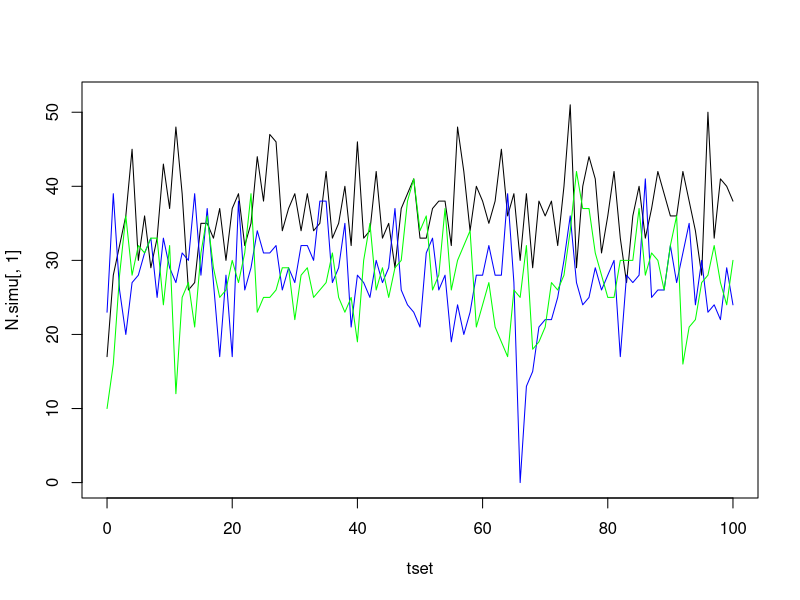

This figure's R source:
## ---- chunk 1
N <- 10#number of patches
pc <- 0.4#probability of connection between patches

#make the adjency matrix
adj_mat <- matrix(data = NaN, byrow=TRUE,
                  nrow = N, ncol = N)

#make upper triangular matrix
for(j in 1:N){
for(i in 1:N){
  if(i<j){
  adj_mat[i, j] <- rbinom(1, 1, pc)#one trial, probability of success is pc
  }
  else{
    adj_mat[i, j] <- 0
    }
}#makes matrix where each row has exactly one 1 and the rest of the entries are 0
}  

#make this a symmetric matrix
adj_mat[lower.tri(adj_mat)] <-  t(adj_mat)[lower.tri(adj_mat)]

adj_mat
## ---- chunk 2
symm_test <- NaN*adj_mat

for(j in 1:N){
for(i in 1:N){
  
  if(adj_mat[i, j]==adj_mat[j, i]){
     symm_test[i, j] <- "T"
  }
  else{
   symm_test[i, j] <- "F"
    }
}
}  

symm_test

## ---- chunk 3

#define parameters
#N <- 10#number of patches
alpha <- 0.6#per capita probability of birth
beta <- 0.1#per capita propability of death
k <- 40#carrying capacity in each patch
delta <- 1#time step
e <- 0.005 #probability of patch extinction
d <- 0.5 #probability of dispersal

tmax <- 100#length of simulation

#time values to iterate over
tset <- seq(from = 0, to = tmax, by = delta)

# create a holding matrix for the populations in each patch (each row is a time point, each column is a patch)
N.simu <- matrix(data = NA, 
                  nrow = length(tset), ncol = N)	

# fill initial conditions in the first row: random order of population sizes from 1-40
N.simu[1, ] <- sample(1:40, 10, replace = TRUE)

#function for the population growth in each patch (births and deaths), this will be a function of N.simu[i-1]
#make this only a function of population size (make other parameters global and define them outside of the function)
pop_growth <- function(N.size){
  
  births <- rbinom(1, N.size, (N.size < k)*alpha*delta*(1-N.size/k))#return 1 number drawn from Binomial distribution with number of trials= population size at previous time point and probability of each trial given by the probability of birth* the logistic function of the population size at the previous time point. To avoid situation with negative probability, added the Boolean operator so if N ever gets larger than k, the whole term for probability evaulates to 0 (probability of birth is 0)
  
  #calculate number of deaths:
	deaths <- rbinom(1, N.size, beta*delta)#return 1 number drawn from Binomial distribution with number of trials= population size at previous time point and probability of each trial given by the probability of death
	
 pop_change <- births - deaths
 
 return(pop_change)
  
}


for(i in 2:length(tset)){
  
  #calculate the number of emigrants from each patch
   n_em <- sapply(N.simu[i-1, ], function(z) rbinom(1, z, d))  #calculate the number of emigrants from each patch at this time point (bionomial dist. where number of trials=pop size and prop of success=probability of dispersal)
   
  #fill in the adjency matrix with the actual number of emigrants at each connection (replace the 1's with number of emigrants), call this matrix all_ems
   all_ems <- adj_mat
   for(l in 1:N){#for each row in the adjency matrix (all the patches that the lth patch might disperse to)
    
    assign_em1 <-  as.vector(rmultinom(1, n_em[l], c(rep(1/sum(adj_mat[l, ]), sum(adj_mat[l, ])))))#n_em[l] individuals emigrating from the lth patch, the number of patches they can disperse to is equal to the number of 1's in the lth row of the adjency matrix (so the sum of the elements in the lth row is the total number of patches that the emigrants from patch 1 can disperse to), probability of dispersing to each patch is 1/total number of nonzero elements in the lth row of the adjency matrix
     #this gives the number that go to each patch but doesn't specify which patch, so need to put these numbers where the 1's are in the adjency matrix: use replace
    all_ems[l, ] <- replace(adj_mat[l, ], which(adj_mat[l, ]==1), assign_em1)#replace all elements in the lth row of the adjecny matrix that are equal to 1 with the elements in assign_em1
    
   }
	 

  #calculate the patches that go extinct
	 #select number of patches, randomly select this number of patches and set N.simu to 0
   N_ext <- rbinom(1, N, e)
   ext_patch <- sample(N, N_ext, replace = FALSE)
	 for(j in 1:N){#for each patch
	   
	   if(j %in% ext_patch){
	      N.simu[i, j] <- 0#if the jth patch is in ext_patch, it goes extinct
	   }else{
	     N.simu[i, j] <- N.simu[i-1, j] + sum(all_ems[, j]) + pop_growth(N.simu[i-1, j])-n_em[j]#the total number of immigrants to patch j is the sum of the jth column of the all_ems matrix, then add the change in population given by birth and death, also need to subtract the number of individuals that emigrate from this patch
	   }
	   
	 
	   }
	   

	 
	 }
	 

## ---- chunk 4
plot(x=tset, y=N.simu[ , 1], type="l", ylim=c(0, max(N.simu)))
lines(x=tset, y=N.simu[ , 5], type="l", col="blue")
lines(x=tset, y=N.simu[ , 10], type="l", col="green")

